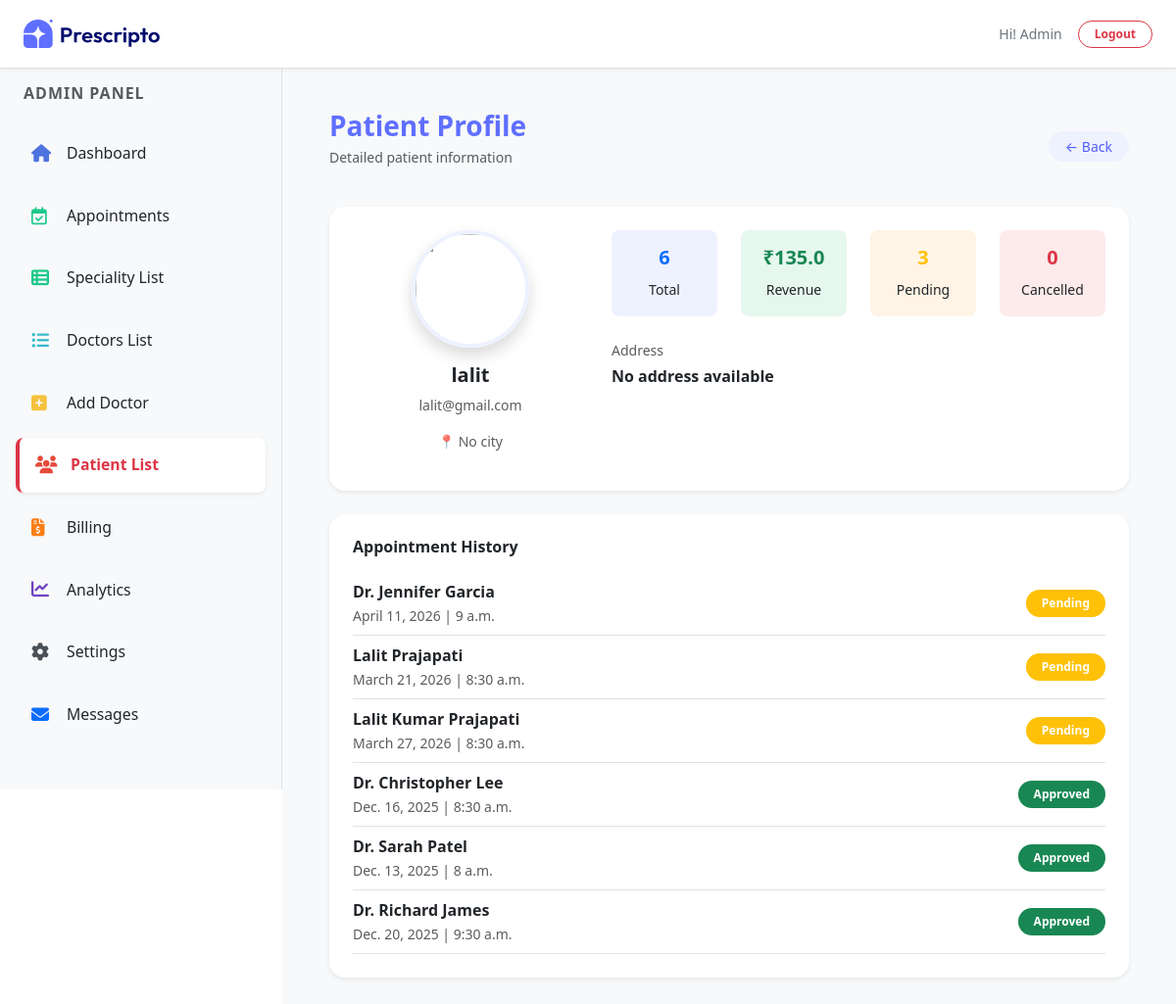
Page /dash_admin/patient/1/ (signed in) on the earlier database version.
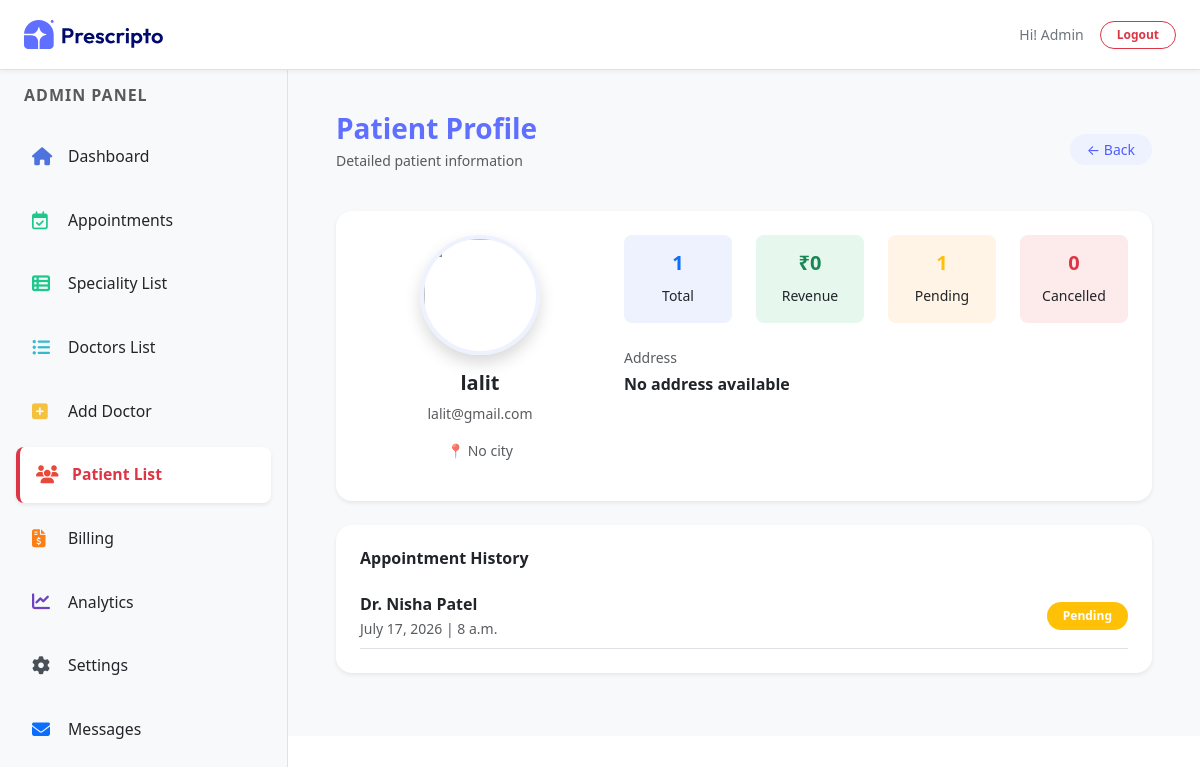
Same page on the later database version.
### appointment/models.py (models this page shows, shortened)
class Appointment(models.Model):
    STATUS_CHOICES = (
        ('Pending', 'Pending'),
        ('Approved', 'Approved'),
        ('Cancelled', 'Cancelled'),
    )
    PAYMENT_METHOD = (
        ('Cash', 'Cash'),
        ('Online', 'Online'),
    )
    user = models.ForeignKey(
        Patients,
        on_delete=models.CASCADE,
        related_name='appointments'
    )
    doctor = models.ForeignKey(Doctor, on_delete=models.CASCADE)
    appointment_date = models.DateField()
    appointment_time = models.TimeField()
    status = models.CharField(max_length=10, choices=STATUS_CHOICES, default='Pending')
    payment_method = models.CharField(max_length=10, choices=PAYMENT_METHOD, default='Cash')
    is_billed = models.BooleanField(default=False)
    created_at = models.DateTimeField(auto_now_add=True)

class Doctor(models.Model):
    image = CloudinaryField('image', folder='doctor_image')
    name = models.CharField(max_length=100)
    email = models.EmailField()
    username = models.CharField(max_length=255, unique=True)
    password = models.CharField(max_length=100)
    experience = models.IntegerField()
    fees = models.FloatField()
    category = models.ForeignKey(Category, on_delete=models.CASCADE)
    degree = models.CharField(max_length=50)
    about = models.TextField()
    address = models.TextField()
    available = models.BooleanField(default=True)

### appointment/views.py (the view)
# urls.py: path('dash_admin/patient/<int:id>/', views.patient_detail, name='patient_detail'),
@login_required(login_url='/dash_login')
@staff_member_required
def patient_detail(request, id):
    patient = get_object_or_404(Patients, id=id)
    stats = Appointment.objects.filter(user=patient).aggregate(
        total_appointments=Count('id'),
        total_bill=Sum('doctor__fees', filter=Q(status='Approved')),
        pending=Count('id', filter=Q(status='Pending')),
        cancelled=Count('id', filter=Q(status='Cancelled')),
    )
    appointments = Appointment.objects.filter(user=patient).order_by('-created_at')
    context = {
        'patient': patient,
        'appointments': appointments,
        'stats': stats,
        'action': 'patient_list',
        "role": "admin"
    }
    return render(request, 'dashboard/patient_detail.html', context)

### templates/dashboard/patient_detail.html (shortened to what the changed rows need)
{% extends "dashboard/layout.html" %}
{% load static %}
{% block contant %}
<section class="p-5 bg-light" style="width: 100%; margin-top: 64px; margin-left: 18rem; padding: 20px;">
    <div class="bg-white rounded-4 shadow-sm p-4 mb-4" data-aos="fade-up">
        <div class="row">
            <div class="col-md-8">
                <div class="row text-center">
                    <div class="col-3">
                        <div class="p-3 rounded-3"
                            style="background:#eef2ff;">
                            <h5 class="fw-bold text-primary">
                                {{ stats.total_appointments|default:"0" }}
                            </h5>
                            <small>Total</small>
                        </div>
                    </div>
                    <div class="col-3">
                        <div class="p-3 rounded-3"
                            style="background:#e6f7ee;">
                            <h5 class="fw-bold text-success">
                                ₹{{ stats.total_bill|default:"0" }}
                            </h5>
                            <small>Revenue</small>
                        </div>
                    </div>
                    <div class="col-3">
                        <div class="p-3 rounded-3"
                            style="background:#fff4e5;">
                            <h5 class="fw-bold text-warning">
                                {{ stats.pending|default:"0" }}
                            </h5>
                            <small>Pending</small>
                        </div>
                    </div>
                </div>
            </div>
        </div>
    </div>
    <div class="bg-white rounded-4 shadow-sm p-4" data-aos="fade-up">
        {% for app in appointments %}
        <div class="d-flex justify-content-between align-items-center border-bottom py-2">
            <div>
                <p class="mb-0 fw-semibold">{{ app.doctor.name }}</p>
                <small class="text-muted">
                    {{ app.appointment_date }} | {{ app.appointment_time }}
                </small>
            </div>
            <span class="badge px-3 py-2 rounded-pill
                {% if app.status == 'Approved' %}
                    bg-success
                {% elif app.status == 'Pending' %}
                    bg-warning
                {% else %}
                    bg-danger
                {% endif %}">
                {{ app.status }}
            </span>
        </div>
        {% empty %}
        <p class="text-muted small">No appointments found</p>
        {% endfor %}
    </div>
</section>
{% endblock %}

Differences in the rows shown:
removed Appointment: doctor.name "Dr. Jennifer Garcia", appointment_date "April 11, 2026", appointment_time "9 a.m.", status "Pending"
removed Appointment: doctor.name "Lalit Prajapati", appointment_date "March 21, 2026", appointment_time "8:30 a.m.", status "Pending"
removed Appointment: doctor.name "Lalit Kumar Prajapati", appointment_date "March 27, 2026", appointment_time "8:30 a.m.", status "Pending"
removed Appointment: doctor.name "Dr. Christopher Lee", appointment_date "Dec. 16, 2025", appointment_time "8:30 a.m.", status "Approved"
removed Appointment: doctor.name "Dr. Sarah Patel", appointment_date "Dec. 13, 2025", appointment_time "8 a.m.", status "Approved"
removed Appointment: doctor.name "Dr. Richard James", appointment_date "Dec. 20, 2025", appointment_time "9:30 a.m.", status "Approved"
added Appointment: doctor.name "Dr. Nisha Patel", appointment_date "July 17, 2026", appointment_time "8 a.m.", status "Pending"
Other differences:
{{ stats.total_appointments|default:"0" }}: "6" → "1"
{{ stats.total_bill|default:"0" }}: "135.0" → "0"
{{ stats.pending|default:"0" }}: "3" → "1"
